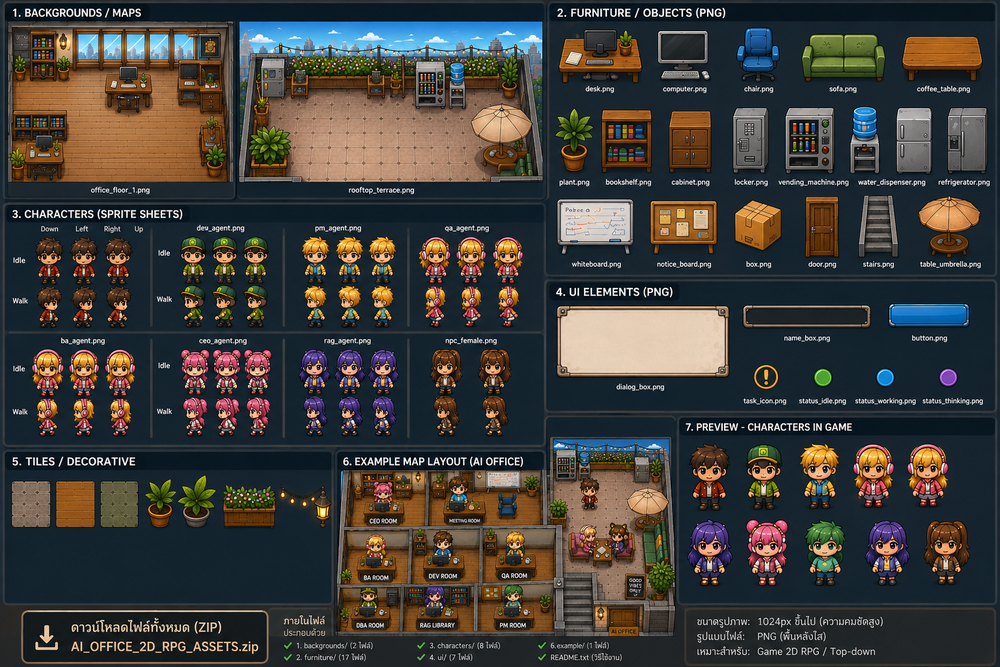
#> input picture docs/ChatGPT Image Jun 3, 2026, 09_55_32 PM.png, 1000 x 667 px, shrunk from 1536 x 1024 before the run, found by its file name
$ python grid2.py
#> lines starting #> are read from the running program, lines starting #| are printed output that depends on the picture
from PIL import Image, ImageDraw
src = r"C:\Users\dpras\Downloads\ChatGPT Image Jun 3, 2026, 09_55_32 PM.png"
im = Image.open(src).convert("RGB")
#> im is the input picture: PIL image 1000x667 RGB; mean R, G, B 63.8, 62.2, 58.8
W, H = im.size
#> W = 1000; H = 667
print("size", W, H)
#| size 1000 667
d = ImageDraw.Draw(im)
for x in range(0, W, 100):
    d.line([(x,0),(x,H)], fill=(255,0,255), width=1); d.text((x+2,2), str(x), fill=(255,255,0))
for y in range(0, H, 100):
    d.line([(0,y),(W,y)], fill=(255,0,255), width=1); d.text((2,y+2), str(y), fill=(0,255,255))
im.save(r"C:\Users\dpras\source\repos\GitHub\ai-office-os\tools\grid2.png")
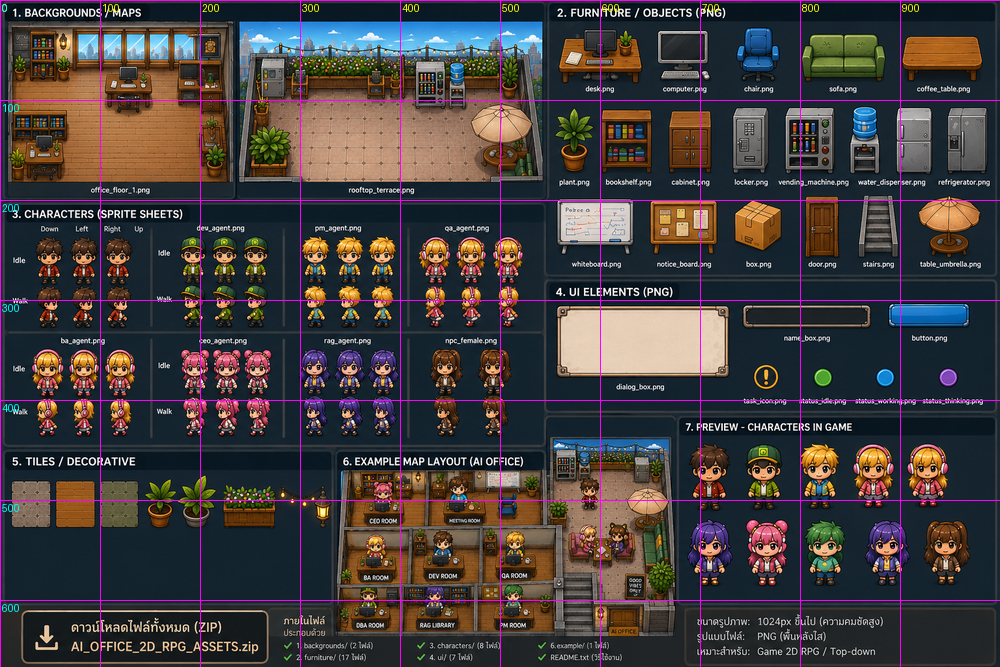
#> saved as grid2.png: PIL image 1000x667 RGB; mean R, G, B 67.9, 61.3, 62.9
print("ok")

$ run again, with docs/ChatGPT Image Jun 3, 2026, 09_11_25 PM.png copied over docs/ChatGPT Image Jun 3, 2026, 09_55_32 PM.png
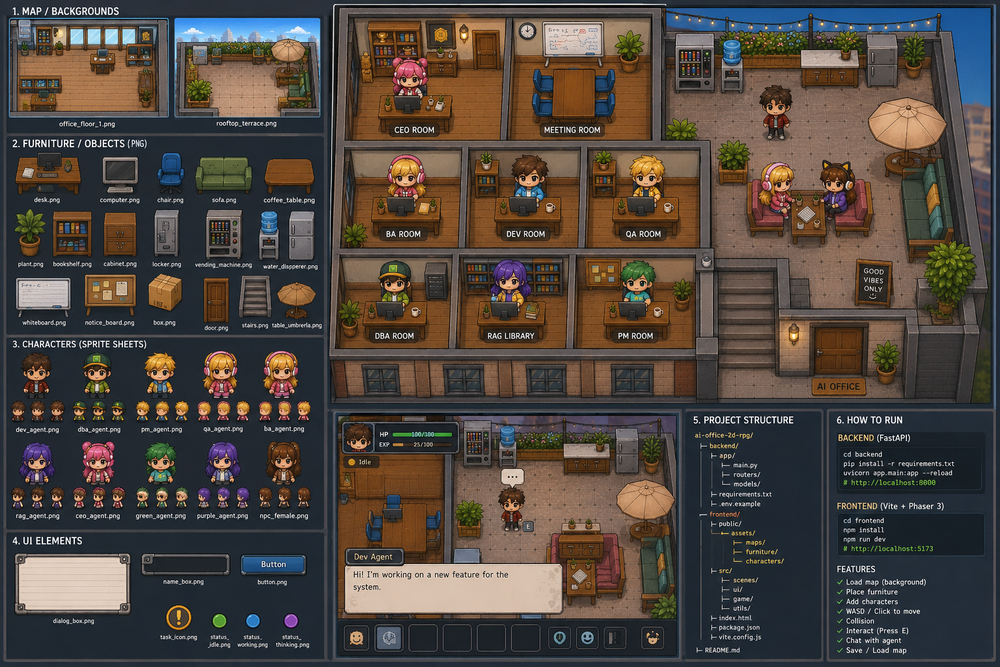
#> input picture docs/ChatGPT Image Jun 3, 2026, 09_11_25 PM.png, 1000 x 667 px, shrunk from 1536 x 1024 before the run, found by its file name
#> im is the input picture: PIL image 1000x667 RGB; mean R, G, B 79, 70.4, 64
#| size 1000 667
#> `im.save(r"C:\Users\dpras\source\repos\GitHub\ai-office-os\tools\grid2...`:
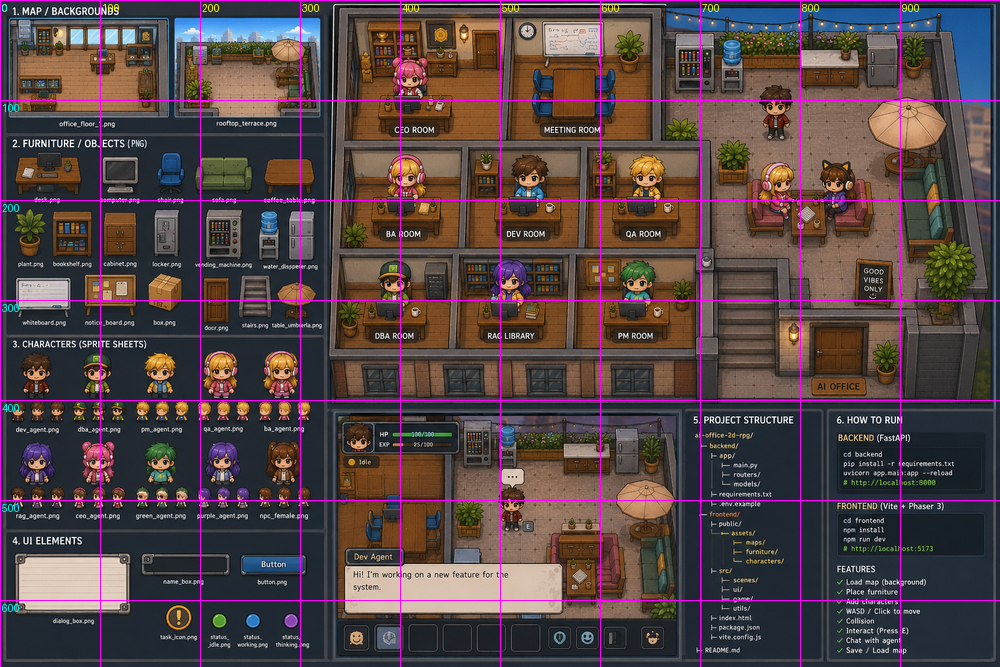
#> saved as grid2.png: PIL image 1000x667 RGB; mean R, G, B 82.7, 69.1, 67.9

$ run again, with docs/710602857_122128857783102861_5934895101206209128_n.jpg saved as docs/ChatGPT Image Jun 3, 2026, 09_55_32 PM.png
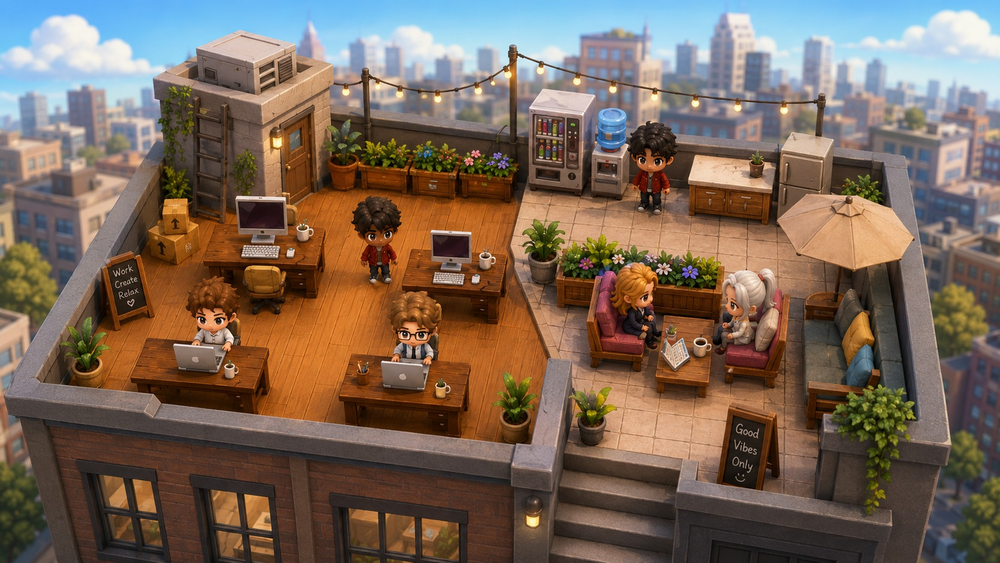
#> input picture docs/710602857_122128857783102861_5934895101206209128_n.jpg, 1000 x 563 px, shrunk from 1672 x 941 before the run, found by its file name
#> im is the input picture: PIL image 1000x563 RGB; mean R, G, B 121.4, 102.8, 88.8
#| size 1000 563
#> `im.save(r"C:\Users\dpras\source\repos\GitHub\ai-office-os\tools\grid2...`:
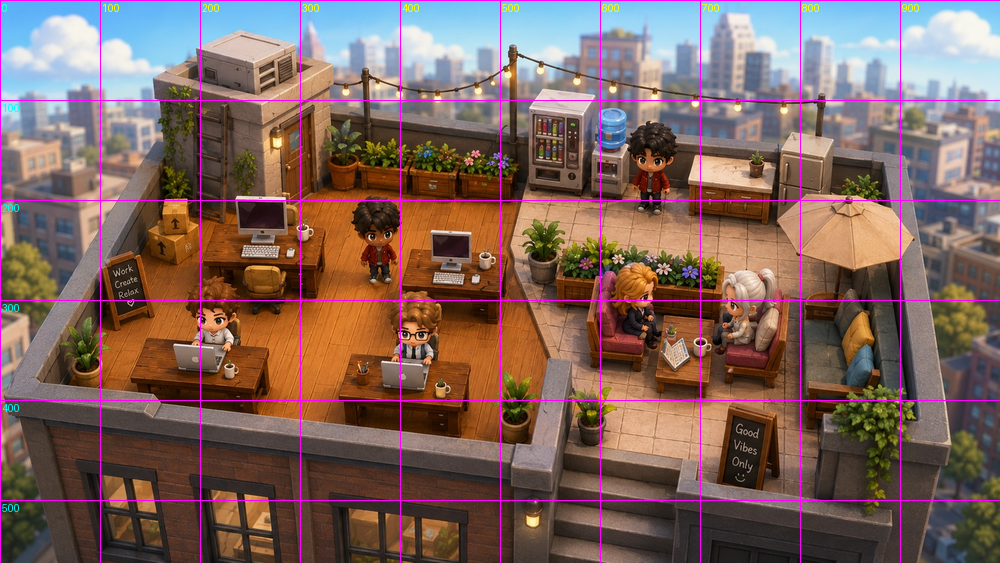
#> saved as grid2.png: PIL image 1000x563 RGB; mean R, G, B 124.2, 100.7, 91.9
